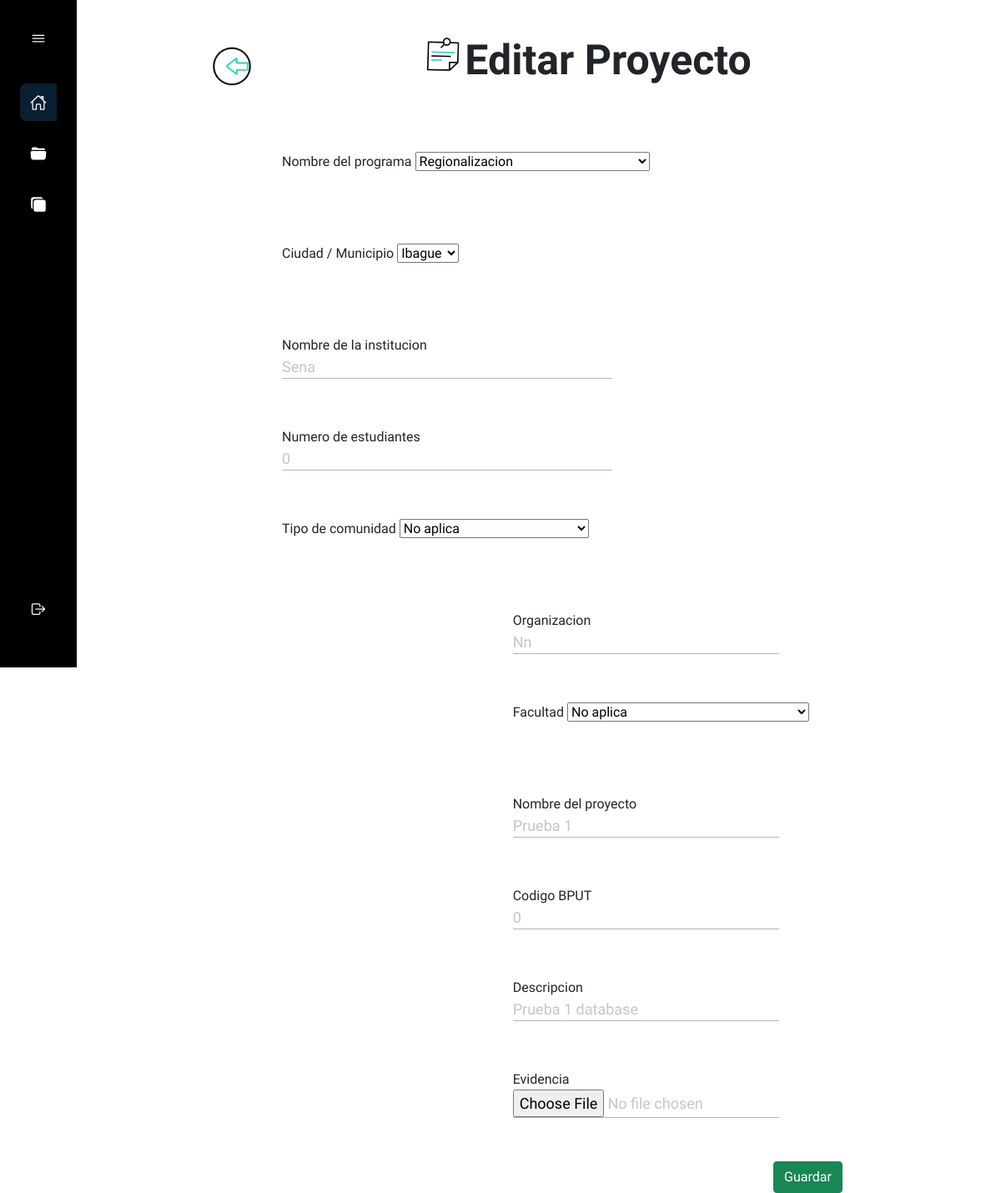
Before: /Proyecto/editar/1 with the older database file.
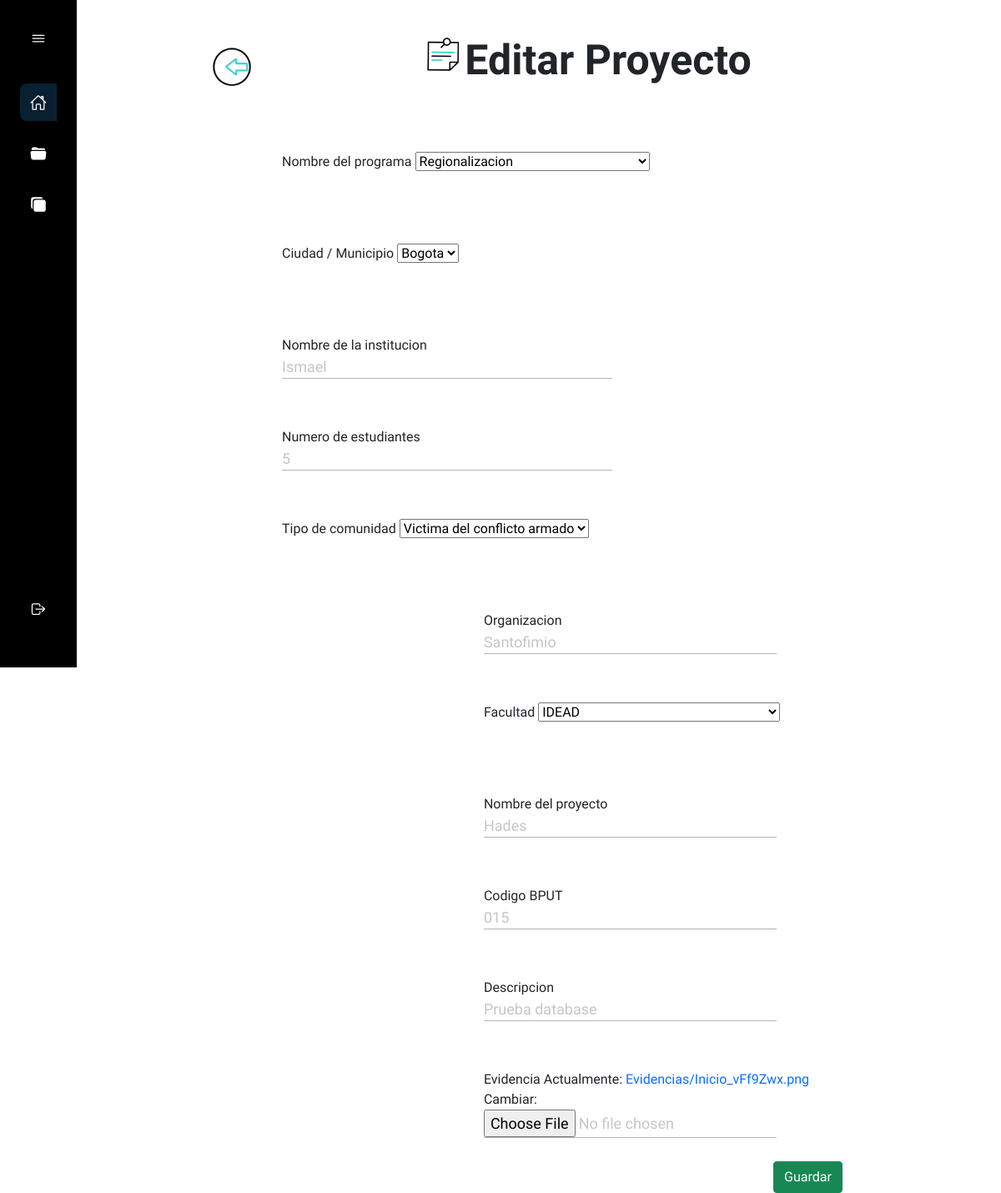
After: the same page with the newer database file.
### Apps/OfConvenio/models.py (models this page shows, shortened)
class ProyectosProyeccionSocial(models.Model):
    PROYECTOS_CHOICES = (
        ('Regionalizacion','Regionalizacion'),
        ('UT Solidaria','UT Solidaria'),
        ('UT Para los niños','UT Para los niños'),
        ('UT En tu comunidad','UT En tu comunidad'),
        ('Articulacion con la escuela','Articulacion con la escuela'),
        ('Universidad territorio de paz','Universidad territorio de paz'),
        ('Apropiacion social del conocimiento','Apropiacion social del conocimiento'),
        ('Universidad abierta','Universidad abierta'),
    )
    CIUDADES_CHOICES=(
        ('Ibague','Ibague'),
        ('Bogota','Bogota'),
    )
    COMUNIDAD_CHOICES = (
        ('No aplica', 'No aplica'),
        ('Indigena', 'Indigena'),
        ('Afrodecendiente', 'Afrodecendiente'),
        ('Campesino', 'Campesino'),
        ('Comunidad LGBTI', 'Comunidad LGBTI'),
        ('Victima del conflicto armado', 'Victima del conflicto armado'),)
    FACULTAD_CHOICES = (
        ('No aplica', 'No aplica'),
        ('Facultad de ciencias humanas y artes', 'Facultad de ciencias humanas y artes'),
        ('Facultad de ciencias de la educacion', 'Facultad de ciencias de la educacion'),
        ('Facultad de medicina veterinaria', 'Facultad de medicina veterinaria'),
        ('Facultad de ciencias basicas', 'Facultad de ciencias basicas'),
        ('Facultad de tecnologia', 'Facultad de tecnologia'),
        ('IDEAD', 'IDEAD'),
        ('Facultad de ingenieria agronomica', 'Facultad de ingenieria agronomica'),
        ('Facultad de ingenieria forestal', 'Facultad de ingenieria forestal'),
        ('Facultad de ciencias en la salud', 'Facultad de ciencias en la salud'),
    )
    codigo = models.AutoField('Codigo',primary_key=True,blank=False)
    fecha = models.DateField('Fecha',max_length=15, auto_now_add=True)
    programa = models.CharField('Programa',max_length= 50, null=False, choices = PROYECTOS_CHOICES)
    ciudad = models.CharField('Ciudad',max_length=30, blank=False, null=False, choices=CIUDADES_CHOICES)
    institucion = models.CharField('Nombre de la institucion',max_length=30, blank=False, null=False)
    codigoBput = models.CharField('Codigo BPUT', max_length=50, default=0, editable=True)
    evidencia = models.ImageField(upload_to="Evidencias", null=True)
    nombreDocente = models.CharField('Nombre del docente', max_length=50, default='Nn', editable=True)
    numeroEstudiantes = models.IntegerField('Numero de estudiantes', default=0, editable=True)
    tipoComunidad = models.CharField('Tipo de Comunidad', max_length=30, choices=COMUNIDAD_CHOICES, default='Nn',
                                      editable=True)
    organizacion = models.CharField('Organizacion', max_length=30, default='Nn', editable=True)
    facultad = models.CharField('Facultad', max_length=80, choices=FACULTAD_CHOICES, default='Nn', editable=True)
    nombreProyecto = models.CharField('Nombre del proyecto',max_length= 50,default='Nn', editable=True)
    descripcion = models.CharField('Descripcion', max_length= 200, blank=False, null=False)

### Apps/OfConvenio/views.py (the view)
# urls.py: path("Proyecto/editar/<int:pk>",editarProyecto.as_view(), name="editarProyecto"),
class editarProyecto(UpdateView):
    model = ProyectosProyeccionSocial
    form_class = formC
    page_title = 'Editar Proyecto'
    success_url = reverse_lazy('inicioProyeccion')
    context_object_name = 'obj'
    template_name = 'Proyeccion/crearProyecto.html'
    def get_context_data(self, **kwargs):
        context = super(editarProyecto, self).get_context_data(**kwargs)
        context['page_title'] = self.page_title
        return context

### Apps/OfConvenio/forms.py
class formC(forms.ModelForm):
    class Meta:
        model = ProyectosProyeccionSocial
        field = [
            'programa',
            'ciudad',
            'institucion',
            'numeroEstudiantes',
            'tipoComunidad',
            'organizacion',
            'facultad',
            'nombreProyecto',
            'codigoBput',
            'descripcion',
            'evidencia'
        ]
        labels = {
            'programa': 'Nombre del programa',
            'ciudad': 'Ciudad / Municipio',
            'institucion':'Nombre de la institucion',
            'numeroEstudiantes': 'Numero de estudiantes',
            'tipoComunidad': 'Tipo de comunidad',
            'organizacion': 'Organizacion',
            'facultad': 'Facultad',
            'nombreProyecto': 'Nombre del proyecto',
            'nombreDocente': 'Nombre del docente',
            'codigoBput': 'Codigo BPUT',
            'descripcion': 'Descripcion',
        }
        exclude = [
            'codigo',
            'fecha',
            'nombreDocente',
        ]

### Apps/OfConvenio/templates/Proyeccion/crearProyecto.html (shortened to what this page needs)
{% extends "Base.html" %}
{% load  static %}
{% block body %}
    <link rel="stylesheet" href="{% static 'Css/Proyeccion/crearProyecto.css' %}">
    <div class="atras">
     <a href="{% url 'inicioProyeccion' %}" role="button">
        <img class="volver" src="{% static 'image/gif/flecha-izquierda.gif' %}" alt="">
     </a>
    </div>
    <div class="titulo">
            <img class="gif" src="{% static 'image/gif/nota.gif' %}" alt="">
     <h1>{{ page_title }}</h1>
    </div>
    <form method="post" enctype="multipart/form-data">
        <div class="form">
            <div class="left">
            <div class="grupo">
                {{ form.programa.label }}
                {{ form.programa }}
            </div>
            <div class="grupo">
                {{ form.ciudad.label }}
                {{ form.ciudad}}
            </div>
            <div class="grupo">
                {{ form.institucion.label }}
                {{ form.institucion }}
            </div>
            <div class="grupo">
                {{ form.numeroEstudiantes.label }}
                {{ form.numeroEstudiantes }}
            </div>
            <div class="grupo">
                {{ form.tipoComunidad.label }}
                {{ form.tipoComunidad }}
            </div>
            </div>
            <div class="rigth">
            <div class="grupo">
                {{ form.organizacion.label }}
                {{ form.organizacion}}
            </div>
            <div class="grupo">
                {{ form.facultad.label }}
                {{ form.facultad}}
            </div>
            <div class="grupo">
                {{ form.nombreProyecto.label }}
                {{ form.nombreProyecto}}
            </div>
            <div class="grupo">
                {{ form.codigoBput.label }}
                {{ form.codigoBput}}
            </div>
            <div class="grupo">
                {{ form.descripcion.label }}
                {{ form.descripcion}}
            </div>
            <div class="grupo">
                {{ form.evidencia.label }}
                {{ form.evidencia }}
            </div>
            </div>
        </div>
    <button class="btn btn-success" type="submit">Guardar</button>
    </form>
{% endblock %}

Changed rows visible on the page:
changed ProyectosProyeccionSocial "Regionalizacion": ciudad "Ibague" → "Bogota"; institucion "Sena" → "Ismael"; numeroEstudiantes "0" → "5"; tipoComunidad "No aplica" → "Victima del conflicto armado"; organizacion "Nn" → "Santofimio"; facultad "No aplica" → "IDEAD"; nombreProyecto "Prueba 1" → "Hades"; codigoBput "0" → "015"; descripcion "Prueba 1 database" → "Prueba database"
Other visible differences:
text now shown: "Actualmente: Evidencias/Inicio_vFf9Zwx.png Cambiar:"
